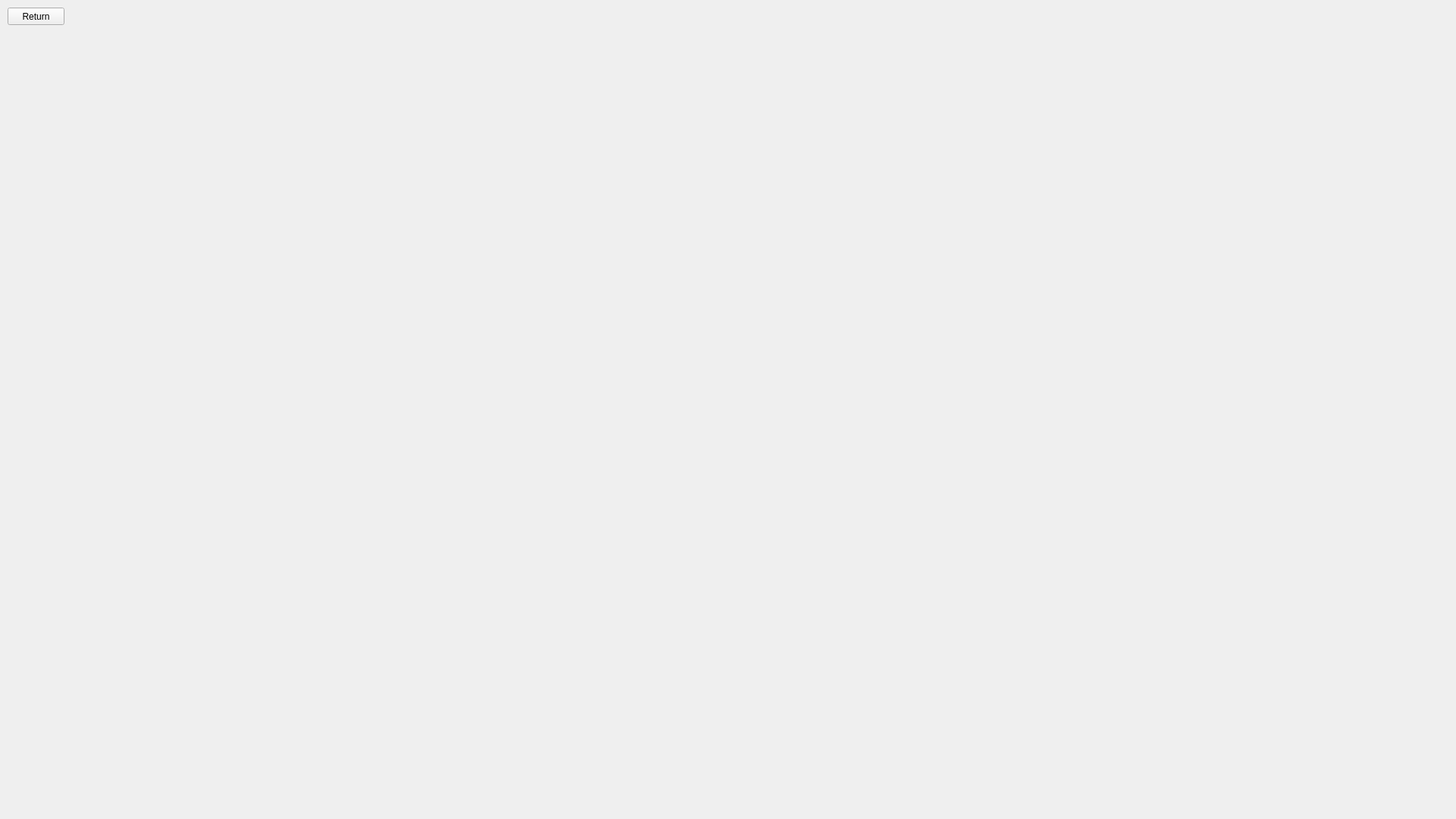
<?xml version="1.0" encoding="UTF-8"?>
<ui version="4.0">
 <class>FormDisc</class>
 <widget class="QWidget" name="FormDisc">
  <property name="geometry">
   <rect>
    <x>0</x>
    <y>0</y>
    <width>1920</width>
    <height>1080</height>
   </rect>
  </property>
  <property name="windowTitle">
   <string>Form</string>
  </property>
  <widget class="QPushButton" name="pushButtonReturn">
   <property name="geometry">
    <rect>
     <x>10</x>
     <y>10</y>
     <width>75</width>
     <height>23</height>
    </rect>
   </property>
   <property name="text">
    <string>Return</string>
   </property>
  </widget>
  <widget class="QLabel" name="label">
   <property name="geometry">
    <rect>
     <x>0</x>
     <y>0</y>
     <width>1920</width>
     <height>1080</height>
    </rect>
   </property>
   <property name="text">
    <string/>
   </property>
   <property name="pixmap">
    <pixmap resource="ori_uis.qrc">:/GUIS/Video(Display).png</pixmap>
   </property>
  </widget>
  <zorder>label</zorder>
  <zorder>pushButtonReturn</zorder>
 </widget>
 <resources>
  <include location="ori_uis.qrc"/>
 </resources>
 <connections/>
</ui>
